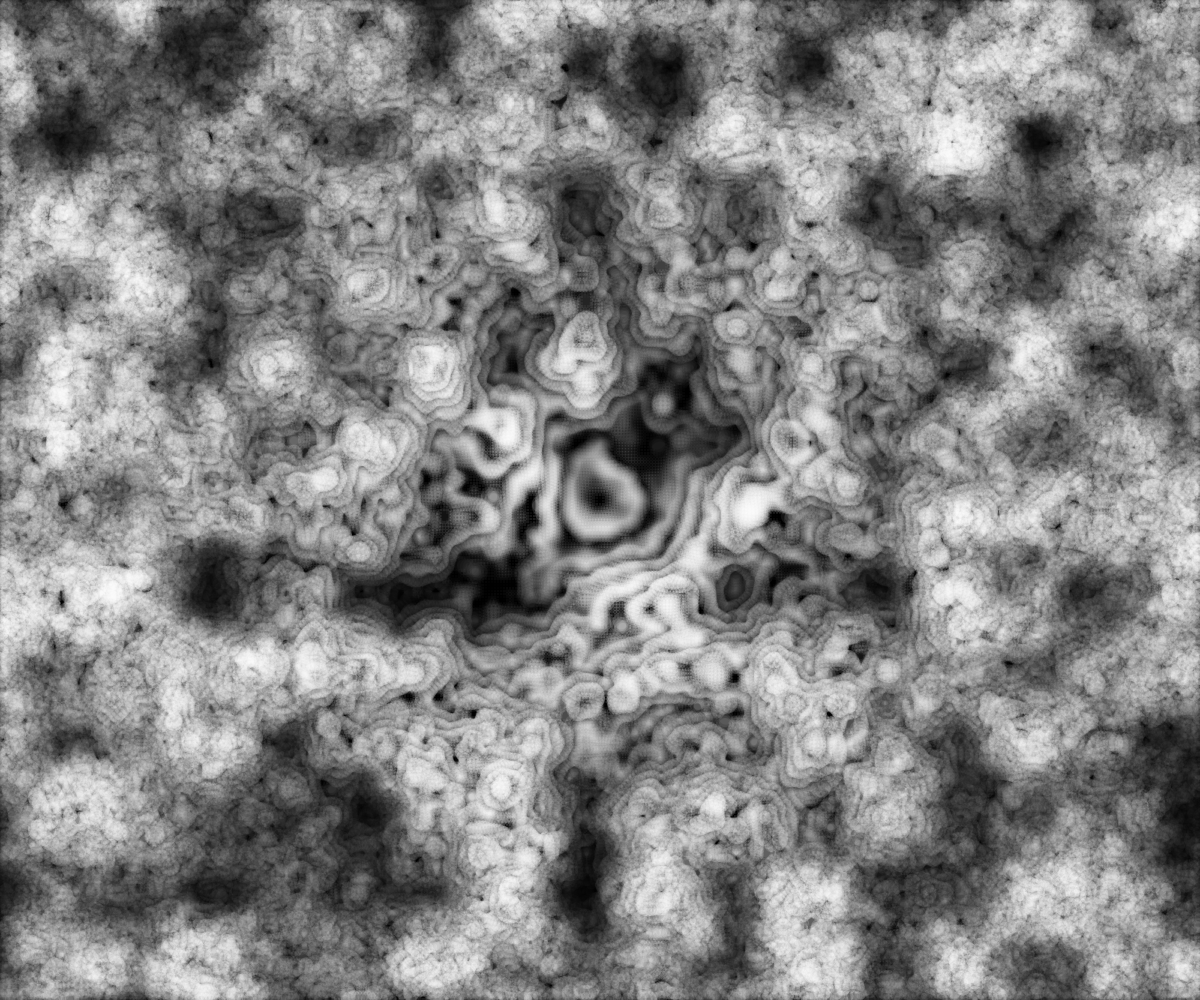
Frame 1 (no input)
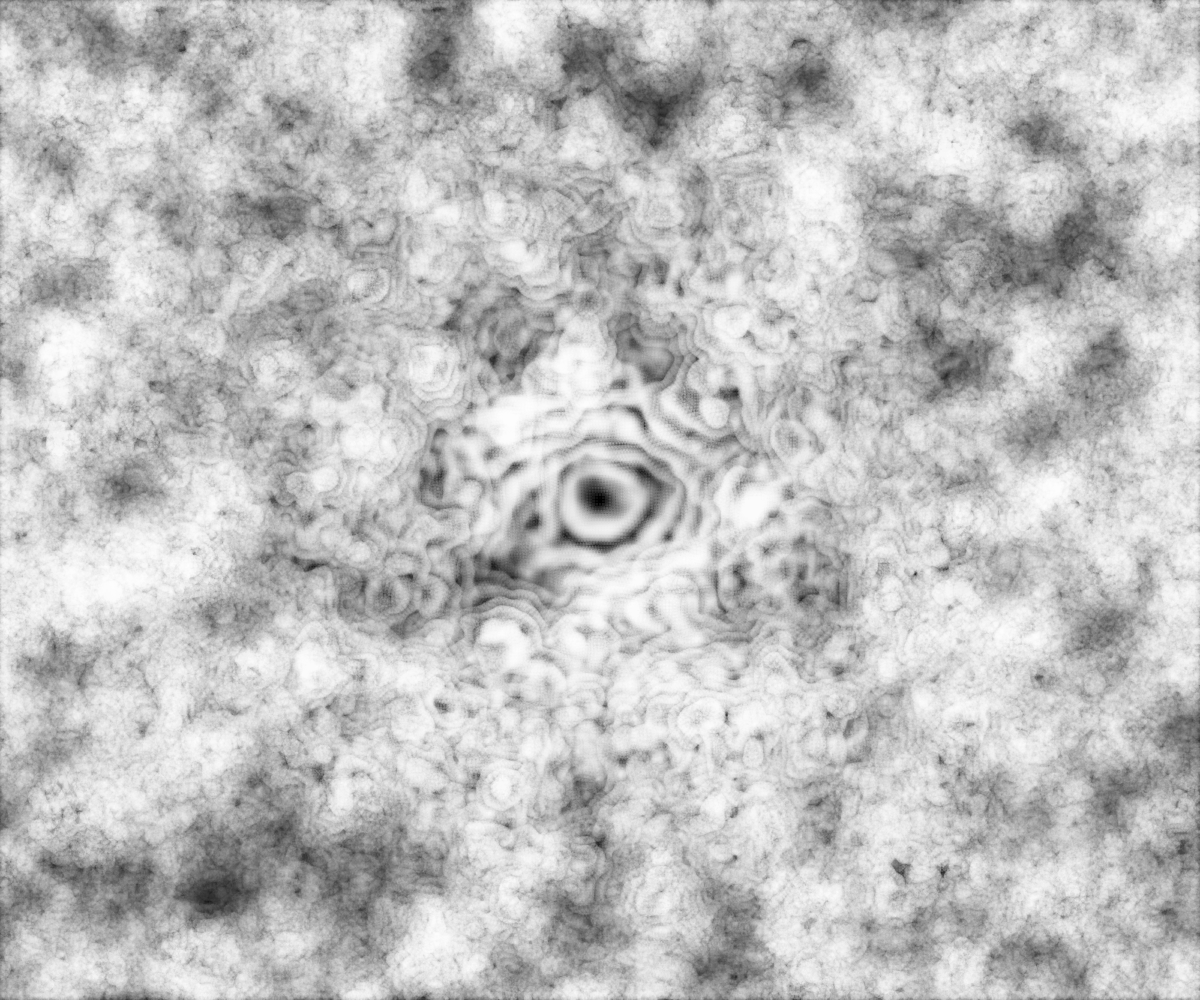
Frame 2 (the mouse pressed at the canvas centre, redrawn once)

The p5.js sketch that drew these frames (run headless with seeded random() and noise() and a simulated clock; the mouse was pressed at the canvas centre and the sketch redrawn once):

// p5.js sketch
// ── sketch.js
let xstart;
let xnoise;
let ynoise;

function setup() {
  createCanvas(windowWidth, windowHeight);
  blendMode(SCREEN);
  pixelDensity(2);
  noLoop();
  xstart = random(10);
  xnoise = xstart;
  ynoise = random(10);
}

function draw() {
  background(0);
  translate(width/2, height/2);
  for (let j = -height/2; j <= height/2; j+=3) {
    ynoise += 0.04;
    xnoise = xstart;
    for (let i = -width/2; i <= width/2; i+=3) {
      xnoise += 0.04;
      let noiseFactor = noise(xnoise, ynoise);
      let col = noiseFactor * 255;
      let alph = noiseFactor * 100;
      let distance = dist(i, j, 0,0) * noiseFactor;
      strokeWeight(distance%17);
      stroke(col, alph);
      point(i, j);
    }
  }
}

function windowResized(){
	resizeCanvas(windowWidth, windowHeight);
}
